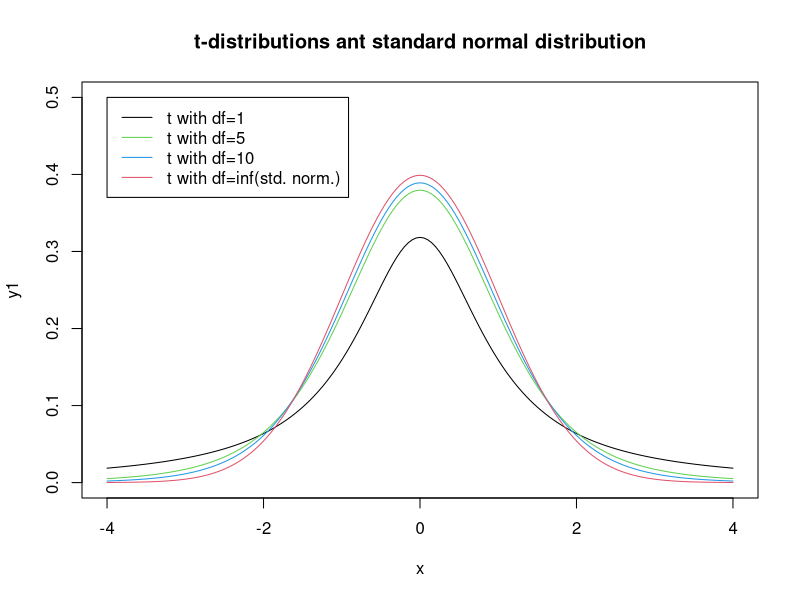

Recreate this plot in R.
x <- seq(-4, 4, by=0.05)
y1 <- dt(x, df=1); y5 <- dt(x, df=5); y10 <- dt(x, df=10)
yinf <- dnorm(x)
ttl<- "t-distributions ant standard normal distribution"
plot(x, y1, type="l", xlim=c(-4, 4), ylim=c(0, 0.5), main=ttl)
lines(x, y5, col=3)
lines(x, y10, col=4)
lines(x, yinf, col=2)
hanrei <- c("t with df=1", "t with df=5",  "t with df=10", "t with df=inf(std. norm.)")
legend(-4, 0.5, legend=hanrei, lty=c(1, 1, 1, 1), col=c(1, 3, 4, 2))

